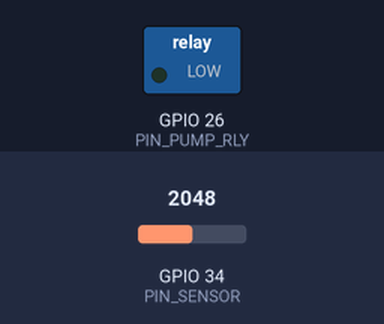
Simulated run of this sketch. Board: ESP32. On the bench: switched loads named in the sketch (green lamp = pin HIGH). The test bench sets the inputs (shaded band); at power-on: GPIO 34 (PIN_SENSOR) = 2048. WiFi joins after 1.5 s; servers stay silent unless stated; the local clock reads 2024-03-15 10:24:30 at power-on unless the sketch sets it; what the sketch prints to the serial monitor is not drawn.

Above: at 2.7 s.
2.8 s: GPIO 34 (PIN_SENSOR) set to 1114
4.4 s: GPIO 34 (PIN_SENSOR) set to 1036
At 6.3 s:
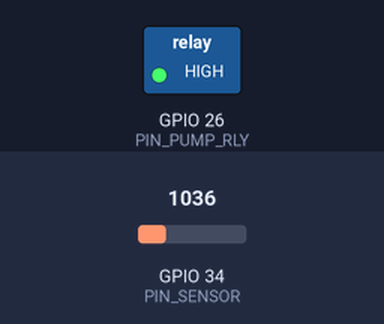
Timing chart, 0 to 21.8 s (numbered marks = the images above; inputs shaded):
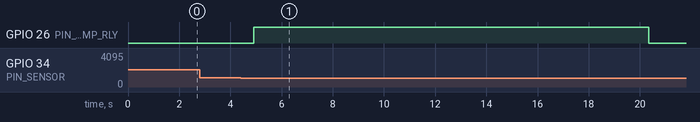

Measured:
- the behaviour switches between 1068 and 1067 on GPIO 34 (PIN_SENSOR) (found by bisection; images 0 and 1)
- after the input at 2.8 s, every drawn part: stays the same
- after the input at 4.4 s, GPIO 26 (PIN_PUMP_RLY): LOW → HIGH after 0.51 s, → LOW 15.4 s later

The sketch:

hydrofor_esp32.ino
```cpp
/*
 * Sterownik hydroforu ESP32 - Wojtek
 * Logika:
 * - Noc (23:00-6:00): 3 zaplanowane dobicia do 4 bar (godz. 23:00, 01:00, 04:00)
 * - Dzien: histereza dwuetapowa
 *     start przy 2.0 bar -> dobij do 3.0 bar -> STOP
 *     czekaj 1h -> jesli cisnienie wciaz <= 3.0 bar -> dobij do 4.0 bar
 *     jesli w trakcie oczekiwania cisnienie spadnie znow do 2.0 bar -> priorytet: dobij do 3.0 bar
 * - Detekcja suchobiegu: podczas kazdego pompowania, po starcie mierzony jest trend
 *   cisnienia w oknie 15s. Jesli przyrost < MIN_RISE -> STOP pompy, retry po 1h.
 * - Zasilanie czujnika: 5V (pelny zakres), sygnal przez dzielnik napiecia do ADC (3.3V max)
 */

#include <WiFi.h>
#include "time.h"

// ---------- KONFIGURACJA WiFi / NTP ----------
const char* ssid     = "TWOJA_SIEC";
const char* password = "TWOJE_HASLO";
const char* ntpServer = "pool.ntp.org";
const long  gmtOffset_sec = 3600;      // CET
const int   daylightOffset_sec = 3600; // CEST

// ---------- PINY ----------
const int PIN_SENSOR   = 34;   // ADC1_CH6, tylko wejscie analogowe
const int PIN_PUMP_RLY = 26;   // przekaznik pompy
const bool PUMP_ACTIVE_HIGH = true;

// ---------- KALIBRACJA CZUJNIKA ----------
// Czujnik 0-150psi (~0-10.3 bar), wyjscie 0-5V, zasilanie 5V
// Dzielnik napieciowy np. 4.7k / 8.2k -> Vadc = Vsensor * 8.2/(4.7+8.2) = 0.636 * Vsensor
// Kalibracja dwupunktowa: zmierz ADC przy 0 bar (atmosfera) i przy znanym cisnieniu referencyjnym
float ADC_AT_0BAR   = 0.30;    // [V] po dzielniku, do skalibrowania na realnym czujniku
float ADC_AT_10BAR  = 3.10;    // [V] po dzielniku, przy ~10 bar (na czujniku manometrycznym)
const float ADC_MAX_V = 3.3;
const int   ADC_RES   = 4096;

// ---------- PROGI CISNIENIA [bar] ----------
const float PRESSURE_LOW_DAY    = 2.0;  // dzien: start pompy
const float PRESSURE_MID_DAY    = 3.0;  // dzien: etap 1 - stop po dobiciu
const float PRESSURE_HIGH       = 4.0;  // docelowe cisnienie (dzien etap 2 / noc)
const float PRESSURE_NIGHT_TARGET = 4.0;

// ---------- CZASY NOCNYCH DOBIC ----------
const int nightHours[] = {23, 1, 4};
const int nightMinutes[] = {0, 0, 0};
const int NIGHT_SLOTS = 3;

// ---------- DETEKCJA SUCHOBIEGU ----------
const unsigned long TREND_WINDOW_MS = 15000;  // 15s okno pomiaru trendu
const float MIN_RISE_BAR = 0.05;              // minimalny wymagany przyrost w oknie, by uznac ze pompa dziala
const unsigned long DRY_RUN_RETRY_MS = 3600000UL; // 1h odstep po wykryciu suchobiegu
const unsigned long MID_STAGE_WAIT_MS = 3600000UL; // 1h odczekania miedzy etapem 2->3 i 3->4 bar

// ---------- STANY MASZYNY ----------
enum PumpState {
  IDLE,
  PUMPING,
  WAIT_MID_STAGE,
  DRY_RUN_COOLDOWN
};

PumpState state = IDLE;
float targetPressure = 0;
unsigned long pumpStartTime = 0;
float pressureAtPumpStart = 0;
unsigned long stateChangeTime = 0;
bool nightSlotDone[NIGHT_SLOTS] = {false, false, false};
int lastNightResetDay = -1;

// ---------- FUNKCJE POMOCNICZE ----------

float readPressureBar() {
  int raw = analogRead(PIN_SENSOR);
  float v = (raw / (float)ADC_RES) * ADC_MAX_V;
  // interpolacja liniowa miedzy punktami kalibracji (0 bar .. 10 bar)
  float bar = (v - ADC_AT_0BAR) * (10.0 / (ADC_AT_10BAR - ADC_AT_0BAR));
  if (bar < 0) bar = 0;
  return bar;
}

float readPressureAveraged(int samples = 10, int delayMs = 5) {
  float sum = 0;
  for (int i = 0; i < samples; i++) {
    sum += readPressureBar();
    delay(delayMs);
  }
  return sum / samples;
}

void pumpOn() {
  digitalWrite(PIN_PUMP_RLY, PUMP_ACTIVE_HIGH ? HIGH : LOW);
}

void pumpOff() {
  digitalWrite(PIN_PUMP_RLY, PUMP_ACTIVE_HIGH ? LOW : HIGH);
}

bool getTimeNow(struct tm &timeinfo) {
  return getLocalTime(&timeinfo);
}

bool isNightWindow(struct tm &t) {
  // noc = 23:00 - 6:00
  return (t.tm_hour >= 23 || t.tm_hour < 6);
}

// sprawdza, czy nadeszla pora jednego z 3 nocnych slotow i jeszcze nie zostal wykonany
int getPendingNightSlot(struct tm &t) {
  for (int i = 0; i < NIGHT_SLOTS; i++) {
    if (!nightSlotDone[i] && t.tm_hour == nightHours[i] && t.tm_min >= nightMinutes[i]) {
      return i;
    }
  }
  return -1;
}

void resetNightSlotsIfNewDay(struct tm &t) {
  if (t.tm_hour == 12 && lastNightResetDay != t.tm_yday) {
    // reset w poludnie, przed noca
    for (int i = 0; i < NIGHT_SLOTS; i++) nightSlotDone[i] = false;
    lastNightResetDay = t.tm_yday;
  }
}

void startPumping(float target) {
  targetPressure = target;
  pressureAtPumpStart = readPressureAveraged();
  pumpStartTime = millis();
  pumpOn();
  state = PUMPING;
  Serial.print("Start pompy, cel: ");
  Serial.print(target);
  Serial.print(" bar, cisnienie startowe: ");
  Serial.println(pressureAtPumpStart);
}

void stopPumping(const char* reason) {
  pumpOff();
  Serial.print("Stop pompy: ");
  Serial.println(reason);
}

// ---------- SETUP ----------

void setup() {
  Serial.begin(115200);
  pinMode(PIN_PUMP_RLY, OUTPUT);
  pumpOff();

  WiFi.begin(ssid, password);
  Serial.print("Laczenie z WiFi");
  while (WiFi.status() != WL_CONNECTED) {
    delay(300);
    Serial.print(".");
  }
  Serial.println(" OK");

  configTime(gmtOffset_sec, daylightOffset_sec, ntpServer);
  struct tm timeinfo;
  int tries = 0;
  while (!getLocalTime(&timeinfo) && tries < 20) {
    delay(500);
    tries++;
  }
  Serial.println("Czas zsynchronizowany.");
}

// ---------- LOOP ----------

void loop() {
  struct tm t;
  if (!getTimeNow(t)) {
    delay(1000);
    return;
  }

  resetNightSlotsIfNewDay(t);
  float currentPressure = readPressureAveraged();
  bool night = isNightWindow(t);
  unsigned long now = millis();

  switch (state) {

    case IDLE: {
      if (night) {
        int slot = getPendingNightSlot(t);
        if (slot >= 0 && currentPressure < PRESSURE_NIGHT_TARGET) {
          nightSlotDone[slot] = true;
          startPumping(PRESSURE_NIGHT_TARGET);
        }
      } else {
        // dzien: nadrzedny warunek - spadek do 2 bar zawsze uruchamia dobicie do 3 bar
        if (currentPressure <= PRESSURE_LOW_DAY) {
          startPumping(PRESSURE_MID_DAY);
        }
      }
      break;
    }

    case PUMPING: {
      unsigned long elapsed = now - pumpStartTime;

      if (currentPressure >= targetPressure) {
        stopPumping("cel osiagniety");
        if (!night && targetPressure == PRESSURE_MID_DAY) {
          // etap 1 dzienny zakonczony, zaplanuj etap 2 po 1h
          state = WAIT_MID_STAGE;
          stateChangeTime = now;
        } else {
          state = IDLE;
        }
        break;
      }

      if (elapsed >= TREND_WINDOW_MS) {
        float rise = currentPressure - pressureAtPumpStart;
        if (rise < MIN_RISE_BAR) {
          stopPumping("wykryto suchobieg (brak przyrostu cisnienia)");
          state = DRY_RUN_COOLDOWN;
          stateChangeTime = now;
        } else {
          // trend jest dobry, kontynuuj pompowanie, resetuj okno pomiaru
          pressureAtPumpStart = currentPressure;
          pumpStartTime = now;
        }
      }

      // dzienny priorytet: jesli podczas oczekiwania na etap 2 spadnie znow do 2 bar,
      // to i tak jestesmy w PUMPING wiec nic dodatkowego nie trzeba robic
      break;
    }

    case WAIT_MID_STAGE: {
      // priorytet nadrzedny: jesli w trakcie oczekiwania spadnie do 2 bar, dobij ponownie do 3 bar
      if (!night && currentPressure <= PRESSURE_LOW_DAY) {
        startPumping(PRESSURE_MID_DAY);
        break;
      }
      if (now - stateChangeTime >= MID_STAGE_WAIT_MS) {
        if (currentPressure <= PRESSURE_MID_DAY) {
          startPumping(PRESSURE_HIGH);
        } else {
          state = IDLE;
        }
      }
      break;
    }

    case DRY_RUN_COOLDOWN: {
      if (now - stateChangeTime >= DRY_RUN_RETRY_MS) {
        state = IDLE;
        Serial.println("Koniec cooldown po suchobiegu, ponowna proba dozwolona.");
      }
      break;
    }
  }

  delay(500);
}
```
